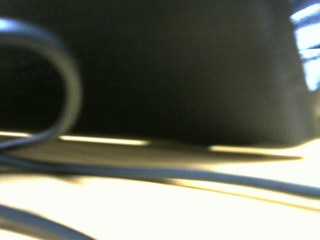
#> input picture Data_Collection/Images/Back_Camera/Back_Camera_10.jpg, 320 x 240 px, given in place of the camera
$ python calculate_distance.py   (older library calls are emulated)
#> lines starting #> are read from the running program, lines starting #| are printed output that depends on the picture; after the words box and inside, x2 and y2 are one past the last pixel; in counts of white or black regions, pixels touching at a corner belong together; long printed decimals are rounded
#> further down, image is the input picture: shape (240, 320, 3); mean B, G, R 99.2, 110.7, 107.8
import numpy as np
import cv2

knownWidth = 11.6
# knownDistance = 20
focalLength = 0.173228
distance = []
difference_in_distances = []

# Calculating the focal length of the camera
# image = cv2.imread("paper.jpg")
# marker = find_marker(image)
# focalLength = (marker[1][0] * knownDistance) / knownWidth

def strictly_decreasing(L):
    return all(x>y for x, y in zip(L, L[1:]))

def find_marker(image):
	gray = cv2.cvtColor(image, cv2.COLOR_BGR2GRAY)
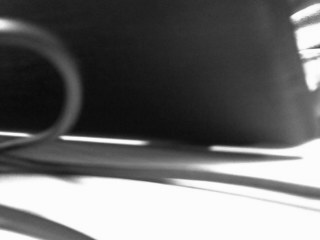
#> gray: shape (240, 320); min 9, max 255, mean 108.5
	gray = cv2.GaussianBlur(gray, (5, 5), 0)
	edged = cv2.Canny(gray, 35, 125)
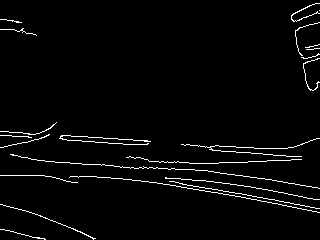
#> edged: shape (240, 320); 2.8% white in thin lines or dots

	_, cnts, _ = cv2.findContours(edged.copy(), cv2.RETR_LIST, cv2.CHAIN_APPROX_SIMPLE)
#> cnts = 22 contours, all with area under 20
	c = max(cnts, key = cv2.contourArea)
#> c = contour of 90 points, box (x1, y1, x2, y2) (291, 3, 320, 22), area 18
	return cv2.minAreaRect(c)

def distance_to_camera(knownWidth, focalLength, perWidth):
	return (knownWidth * focalLength) / perWidth

# 0 for primary source and 1 for secondary source
cap = cv2.VideoCapture(1)
while (True and cap.isOpened()):
	_, image = cap.read()
	marker = find_marker(image)
#> marker = ((305.4, 12.02), (31.71, 10.85), -19.29)
	inches = distance_to_camera(knownWidth, focalLength, marker[1][0]*0.0002145)
#> inches = 295.4
	# print(marker[1][0])
	print(inches)
#| 295.395

	# Code to calculate the reducing differences in distance from the object
	distance.append(inches)
	difference_in_distances = [x - distance[i - 1] for i, x in enumerate(distance)][1:]
#> difference_in_distances = []
	# if strictly_decreasing(difference_in_distances):
	# 	print("Difference is reducing continously")
	# else :
	# 	print("Chances of collision is low")
	# If buffer size exceeds, then flush all the previous calculations
	if len(distance) == 10:
		distance = []
		difference_in_distances = []

	box = np.int0(cv2.boxPoints(marker))
#> box = [[292, 22], [288, 12], [318, 1], [322, 11]]
	cv2.drawContours(image, [box], -1, (0, 255, 0), 2)
	cv2.putText(image, "%.2fft" % (inches / 12),(image.shape[1] - 200, image.shape[0] - 20), cv2.FONT_HERSHEY_SIMPLEX,2.0, (0, 255, 0), 3)
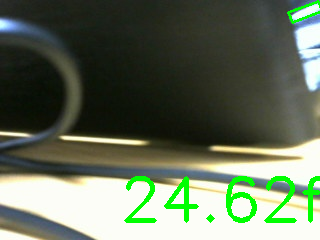
#> image: shape (240, 320, 3); mean B, G, R 92, 111.9, 100.5
	cv2.imshow("image", image)
	if cv2.waitKey(1)&0xFF == ord('q'):
#> (key q is pressed here)
		break
cv2.destroyAllWindows()

$ run again, on Data_Collection/Images/Back_Camera/Back_Camera_100.jpg
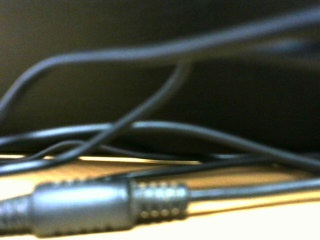
#> input picture Data_Collection/Images/Back_Camera/Back_Camera_100.jpg, 320 x 240 px, given in place of the camera
#> image is the input picture: shape (240, 320, 3); mean B, G, R 75.3, 87.1, 83.6
#> in find_marker, `edged = cv2.Canny(gray, 35, 125)`:
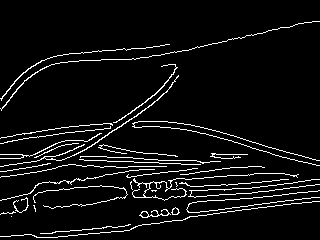
#> edged: shape (240, 320); 6.1% white in thin lines or dots
#> cnts = 36 contours, 25 with area under 20; largest, box (x1, y1, x2, y2) and area: (0, 75, 179, 167) 82, (139, 209, 171, 218) 53, (113, 64, 178, 123) 46, (171, 207, 180, 215) 38, (132, 173, 299, 201) 38
#> c = contour of 253 points, box (x1, y1, x2, y2) (0, 75, 179, 167), area 82
#> marker = ((94.46, 131.2), (199.9, 24.01), -27.08)
#> inches = 46.86
#| 46.861
#> difference_in_distances = []
#> box = [[10, 187], [0, 165], [177, 75], [188, 96]]
#> `cv2.putText(image, "%.2fft" % (inches / 12),(image.shape[1] - 200, ima..`:
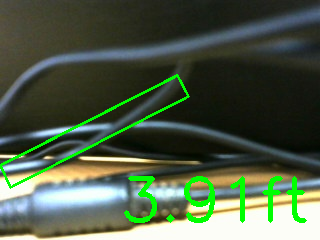
#> image: shape (240, 320, 3); mean B, G, R 70.7, 92.4, 78.1
